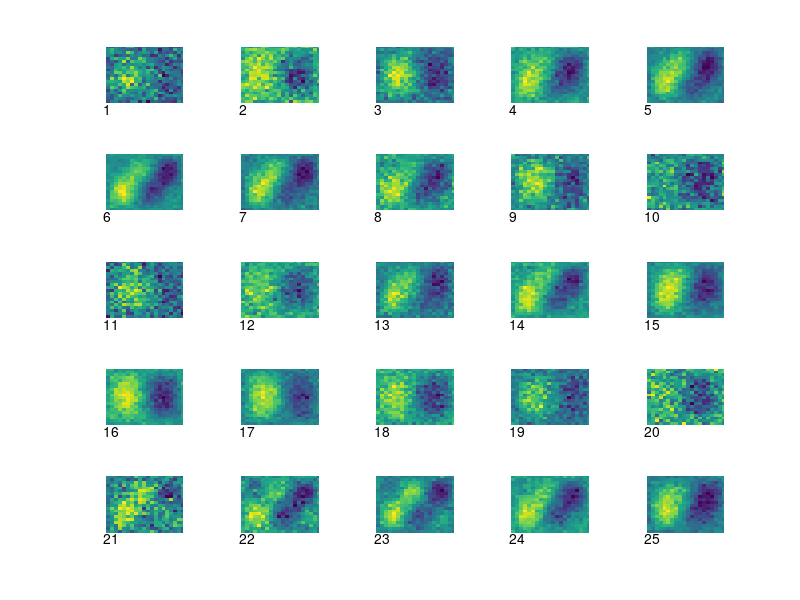
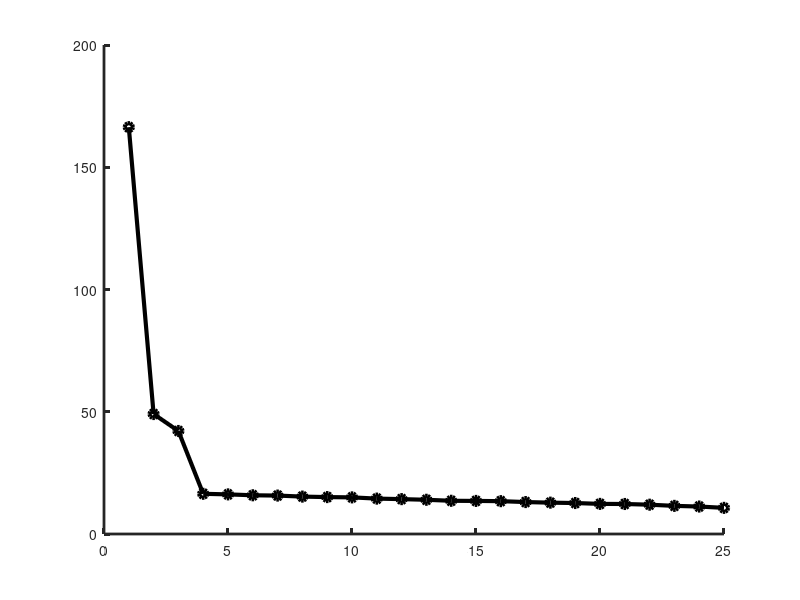
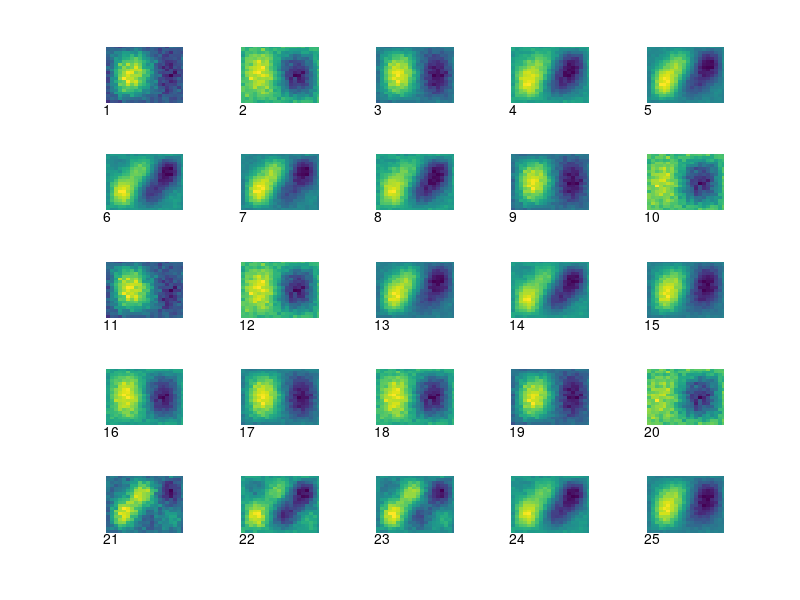
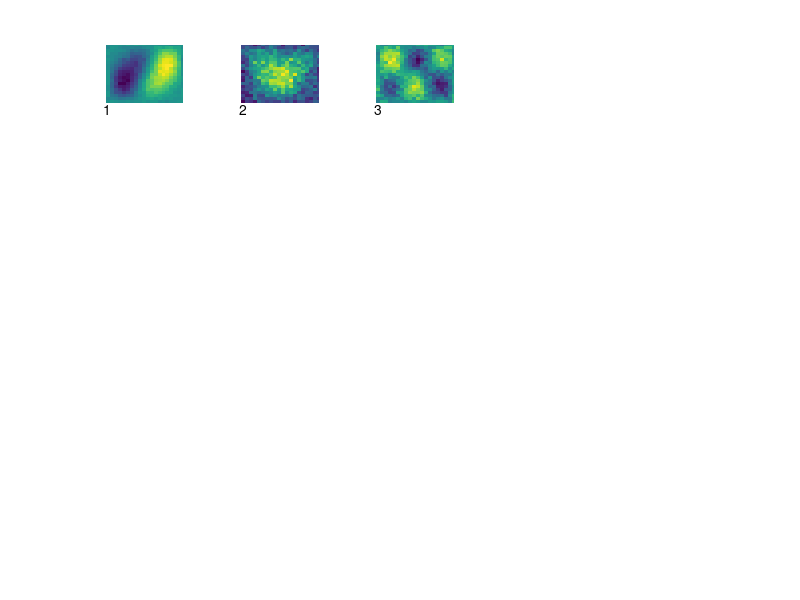

MATLAB code for these plots, in order:
%% SVD, POD, ROM ? What else
%% By prof. J. Morlier, SUPAERO
% SVD is a common matrix-factorization algorithm in linear algebra that can 
% be used as Reduced Order Model. One of the application is to interpolate fields 
% through time (2D+time) using snapshots. By stacking 2D matrix in vector for 
% each time step it becomes easy to use SVD.
% 
%  
% 
% Let's take a brief example of thermal field of a plate measured by 25 snapshots 
% (produced every dt)

clear all;close all;

% time
Nt=25;
dt=1.0;
t = dt*[0:Nt-1]';
%% 
% The spatial resolution of the sensor is Nx

% space Nx by Nx grid
Nx=20;
Nx2=Nx*Nx;
dx=1.0;
L = dx*(Nx-1);
x = dx*[0:Nx-1]';

% cook up data, Nt images, each Nx by Nx
%% 
% We start by building simulated data and adding white noise (to reproduce 
% experiments). It's called supervised approach as we build our simulated data 
% (and we know HOW ! see next slides)

% build data from these modes
m0 = zeros(Nx,Nx);
m1 = zeros(Nx,Nx);
m2 = zeros(Nx,Nx);
mn = 0.1 * random('norm',0,1,Nx,Nx);
for p = [1:Nx]
for q = [1:Nx]
     m0(p,q) = sin(pi*x(p)/L).*sin(pi*x(q)/L);
     m1(p,q) = sin(pi*x(p)/L).*sin(2*pi*x(q)/L);
     m2(p,q) = sin(2*pi*x(p)/L).*sin(3*pi*x(q)/L);
end
end

% build data with modes with these amplitudes at different times
c0 = [1, -1, 1, -1, 1,   -1, 1, -1, 1, -1,     1, -1, 1, -1, 1,     -1, 1, -1, 1, -1,    1, -1, 1, -1, 1 ]';
c1 = [1, 2, 3, 4, 5,     5, 4, 3, 2, 1,        1, 2, 3, 4, 5,        5, 4, 3, 2, 1,      1, 2, 3, 4, 5 ]';
c2 = [0, 0, 0, 1, 2,     3, 2, 1, 0, 0,        0, 0, 1, 2, 1,        0, 0, 0, 0, 0,      1, 2, 3, 2, 1 ]';

% data is sum of modes with prescribed coefficients, plus random noise
figure(1);
clf;
hold on;
D = zeros( Nx, Nx, Nt );
for p = [1:Nt]
    D(:,:,p) = c0(p)*m0 + c1(p)*m1 + c2(p)*m2 + 0.7*random('norm',0,1,Nx,Nx);
    subplot(5,5,p);
    axis( [0 20 0 20] );
    axis off;
    hold on;
    imagesc(D(:,:,p));
    text(0,-1.5,sprintf('%d',p));
    hold on;
end
%% 
% We rearrange Nx by Nx image Nx*Nx as row vector


S=zeros(Nt,Nx2);
for r = [1:Nt]
for p = [1:Nx]
for q = [1:Nx]
    s = Nx*(p-1)+q;
    S(r,s) = D(p,q,r);
end
end
end

% test of code to rebuild Nx by Nx image froom Nx*Nx row vector
if( 0 )
D2 = zeros( Nx, Nx, Nt );
for r = [1:Nt]
for s = [1:Nx2]
    p = floor( (s-1)/Nx+0.01 ) + 1;
    q = s - Nx*(p-1);
    D2(p,q,r) = S(r,s);
end
end
figure(2);
clf;
set(gca,'LineWidth',2);
for p = [1:Nt]
    subplot(5,5,p);
    axis( [0 20 0 20] );
    axis off;
    hold on;
    imagesc(D2(:,:,p));
    text(0,-1.5,sprintf('%d',p));
    hold on;
end
end
%% 
% We use basic SVD analysis. For larger matrix, use 'eco' option of SVD.


[U,LAMBDA,V] = svd(S);
C = U*LAMBDA;
S2 = C*(V');
evalue = spdiags(LAMBDA,0);

% plot eigenvalues
figure(3);
clf;
set(gca,'LineWidth',2);
hold on;
plot([1:Nt], evalue, 'k-', 'LineWidth',3);
plot([1:Nt], evalue, 'ko', 'LineWidth',3);

% test of code to rebuild D from S2=U*LAMBDA*V'=C*V'
if( 0 )
D3 = zeros( Nx, Nx, Nt );
for r = [1:Nt]
for s = [1:Nx2]
    p = floor( (s-1)/Nx+0.01 ) + 1;
    q = s - Nx*(p-1);
    D3(p,q,r) = S2(r,s);
end
end
figure(4);
clf;
for p = [1:Nt]
    subplot(5,5,p);
    axis( [0 20 0 20] );
    axis off;
    hold on;
    imagesc(D3(:,:,p));
    text(0,-1.5,sprintf('%d',p));
    hold on;
end
end
%% 
% We select largest eigenvalues and reconstruct data from them


Nf=3;
Ua=U(:,1:Nf);
LAMBDAa=LAMBDA(1:Nf,1:Nf);
Ca = Ua*LAMBDAa;
Va = V(:,1:Nf);
Sa = Ca * (Va');

% retrieve images of modes from V matrix
M = zeros( Nx, Nx, Nt );
for r = [1:Nt]
for s = [1:Nx2]
    p = floor( (s-1)/Nx+0.01 ) + 1;
    q = s - Nx*(p-1);
    M(p,q,r) = V(s,r);
end
end

% plot reconstructed data
D4 = zeros( Nx, Nx, Nt );
for r = [1:Nt]
for s = [1:Nx2]
    p = floor( (s-1)/Nx+0.01 ) + 1;
    q = s - Nx*(p-1);
    D4(p,q,r) = Sa(r,s);
end
end
figure(4);
clf;
for p = [1:Nt]
    subplot(5,5,p);
    axis( [0 20 0 20] );
    axis off;
    hold on;
    imagesc(D4(:,:,p));
    text(0,-1.5,sprintf('%d',p));
    hold on;
end
%% 
% We plot here the first Nf modes (truncation)

figure(5);
clf;
for p = [1:Nf]
    subplot(5,5,p);
    axis( [0 20 0 20] );
    axis off;
    hold on;
    imagesc(M(:,:,p));
    text(0,-1.5,sprintf('%d',p));
    hold on;
end
%% 
% What is nice is that you can use the time series of coefficients of modes. 
% POD interpolation in aerodynamics flow reconstruction uses this mathematical 
% tool.

figure(6);
clf;
set(gca,'LineWidth',2);
for p = [1:Nf]
    subplot(Nf,1,p);
    plot( [1:Nt], Ca(:,p), 'k-', 'LineWidth', 3 );
    hold on;
    plot( [1:Nt], Ca(:,p), 'ko', 'LineWidth', 2 );
    hold on;
end

%That's all !
%% 
% 
% 
%